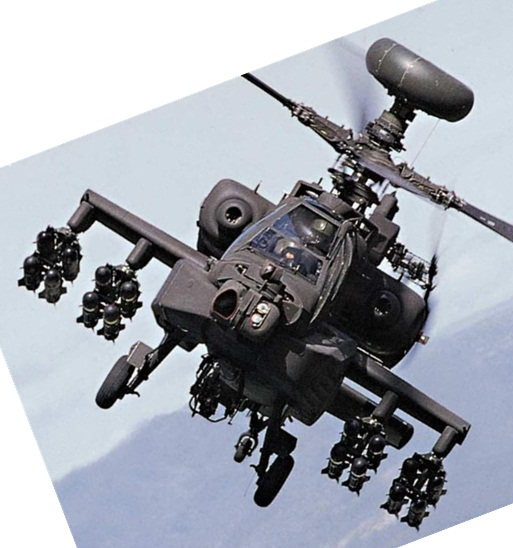
#> input picture lab2-SIFT/codes/target.jpg, 513 x 548 px
$ python lab2_SIFT.py
#> lines starting #> are read from the running program, lines starting #| are printed output that depends on the picture; pictures that were not available may be replaced by others from this repository, and a replacement may not be noted
import cv2
import os
import numpy as np
import matplotlib.pyplot as plt

BASE_DIR = os.path.dirname(os.path.abspath(__file__))
TARGET_IMG_PATH = os.path.join(BASE_DIR, "target.jpg")
DATASET_DIR = os.path.join(BASE_DIR, "dataset")
OUTPUT_DIR = os.path.join(BASE_DIR, "output")

# 加载目标图像
img_target = cv2.imread(TARGET_IMG_PATH, cv2.IMREAD_GRAYSCALE)
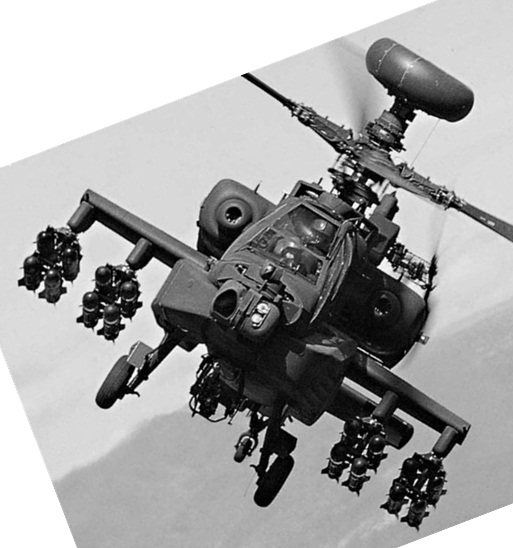
#> img_target: shape (548, 513); min 0, max 255, mean 164.3

# 初始化 SIFT
sift = cv2.SIFT_create()

# 计算目标图像的特征点和描述子
kp_target, des_target = sift.detectAndCompute(img_target, None)
#> kp_target = 1825 keypoints; strongest (x, y, size): (43, 273, 1.9), (362, 225, 3), (113, 285, 2), (101, 310, 2)

# 初始化特征匹配器
bf = cv2.BFMatcher(cv2.NORM_L2, crossCheck=False)
# crossCheck=False: 我们将使用 k-NN 匹配，所以这里设为 False。
bf = cv2.BFMatcher(cv2.NORM_L2, crossCheck=False)

# 初始化变量以记录最佳匹配结果
max_good_matches = 0  # 记录最高的“好的匹配”数量
best_match_info = {
    "image_name": None,      # 最佳匹配图像的文件路径
    "result_img": None,      # 最终绘制了匹配结果的图像
    "matches_count": 0       # 最佳匹配的“好的匹配”数量
}

# 遍历图像
for i in range(1, 6):
    scene_img_path = os.path.join(DATASET_DIR, f"{i}.jpg")

    img_scene = cv2.imread(scene_img_path, cv2.IMREAD_GRAYSCALE)

    # 计算图像的特征点和描述子
    kp_scene, des_scene = sift.detectAndCompute(img_scene, None)
#> kp_scene has the same summary as kp_target

    # 使用 k-NN 算法进行特征匹配
    matches = bf.knnMatch(des_target, des_scene, k=2)
#> matches = 1825 matches

    # 应用 Lowe's Ratio Test 筛选优质匹配点
    good_matches = []
    if matches and len(matches[0]) == 2:
        for m, n in matches:
            if m.distance < 0.75 * n.distance:
                good_matches.append(m)
#> after the loop, good_matches = 1825 matches
    print(f"Found {len(good_matches)} good matches with {i}.jpg.")
#| Found 1825 good matches with 1.jpg.

    # 检查当前是否为最佳匹配，并生成结果图
    if len(good_matches) > max_good_matches:
        max_good_matches = len(good_matches)
#> max_good_matches = 1825

        img_best = cv2.imread(scene_img_path)
#> img_best is the input picture: shape (548, 513, 3); mean B, G, R 173.1, 164.6, 160.6

        # 当有足够多的匹配点时，尝试计算变换矩阵来框出目标
        if len(good_matches) > 10:
            # 获取两张图片中所有“好的匹配点”的坐标
            src_pts = np.float32([kp_target[m.queryIdx].pt for m in good_matches]).reshape(-1, 1, 2)
#> src_pts = 1825 rows, first 8: [16.5, 283], [20.83, 282.4], [20.83, 282.4], [20.89, 274.4], [22.34, 270.1], [23.49, 287.5], [23.49, 287.5], [25.39, 272.1]
            dst_pts = np.float32([kp_scene[m.trainIdx].pt for m in good_matches]).reshape(-1, 1, 2)
#> dst_pts has the same summary as src_pts

            # 计算单应性矩阵(Homography Matrix)。它描述了物体在两个不同视角下的几何变换关系。
            M, mask = cv2.findHomography(src_pts, dst_pts, cv2.RANSAC, 5.0)
#> M = [[1, -1.71e-15, -1.41e-13], [7.27e-15, 1, -1.44e-12], [2.54e-17, -5.2e-18, 1]]; mask = 1825 values from 1 to 1

            if M is not None:
                matchesMask = mask.ravel().tolist()
#> matchesMask = 1825 values from 1 to 1

                # 获取目标图像的四个角点坐标
                h, w = img_target.shape
#> h = 548; w = 513
                pts = np.float32([[0, 0], [0, h - 1], [w - 1, h - 1], [w - 1, 0]]).reshape(-1, 1, 2)
#> pts = [[0, 0], [0, 547], [512, 547], [512, 0]]

                # 使用计算出的单应性矩阵 M，将目标图像的角点变换到场景图像中的对应位置。
                dst = cv2.perspectiveTransform(pts, M)
#> dst = [[-1.41e-13, -1.44e-12], [-1.08e-12, 547], [512, 547], [512, 2.28e-12]]

            else:
                matchesMask = None # 如果单应性矩阵计算失败
        else:
            matchesMask = None # 匹配点太少，不进行矩阵计算

        # 设置绘图参数
        draw_params = dict(matchColor = (-1, -1, -1, -1), # 设置为-1，OpenCV会为每条线随机选择颜色
                           singlePointColor = None,       # 不单独绘制特征点
                           matchesMask = matchesMask,     # 只绘制RANSAC筛选后的内点匹配
                           flags = 2)
#> draw_params = 4 items

        # 绘制匹配结果
        img_result = cv2.drawMatches(cv2.imread(TARGET_IMG_PATH), kp_target, img_best, kp_scene, good_matches, None, **draw_params)
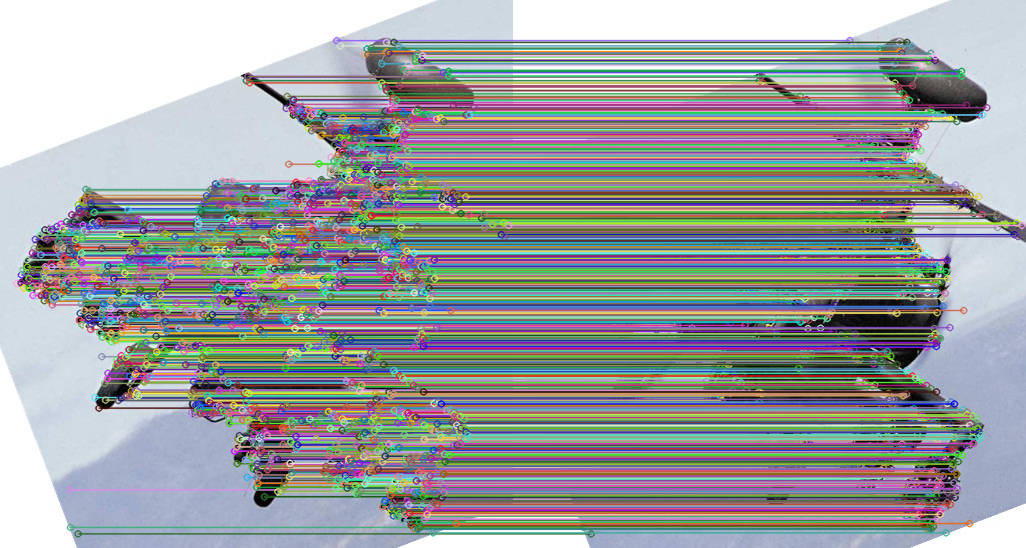
#> img_result: shape (548, 1026, 3); mean B, G, R 160.9, 159.6, 156

        # 更新最佳匹配信息
        best_match_info["image_name"] = f"{i}.jpg"
        best_match_info["result_img"] = img_result
        best_match_info["matches_count"] = len(good_matches)
#> pass 2 of the loop `for i in range(1, 6):`:
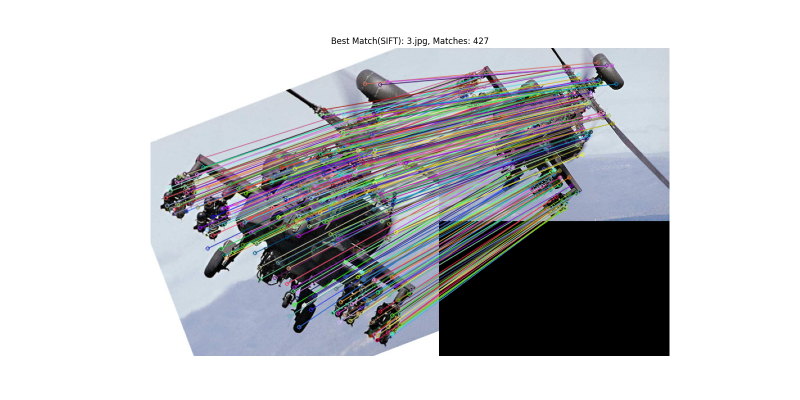
#> input picture lab2-SIFT/codes/output/best_match_SIFT.png, 1600 x 800 px, given in place of 2.jpg, which was not available (shown at 1/2 size)
#> `img_scene = cv2.imread(scene_img_path, cv2.IMREAD_GRAYSCALE)`:
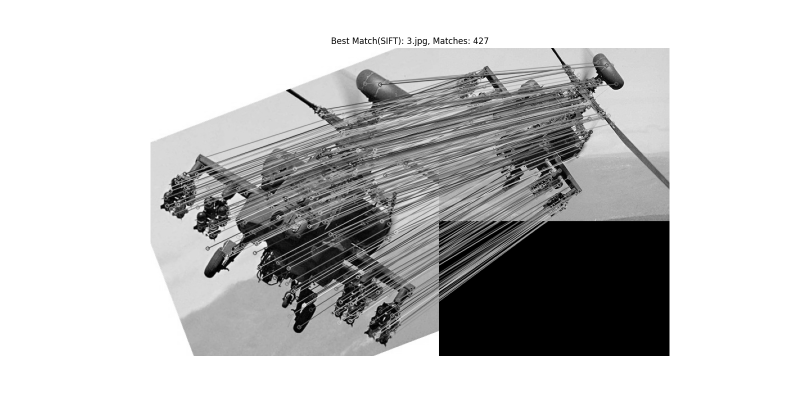
#> img_scene: shape (800, 1600) (shown at 1/2 size); min 0, max 255, mean 193.1
#> kp_scene = 4355 keypoints; strongest (x, y, size): (715, 76, 2.1), (868, 76, 2.1), (707, 76, 2), (726, 86, 1.8)
#> after the loop `for m, n in matches:`: good_matches = 231 matches
#| Found 231 good matches with 2.jpg.
#> (the run stopped early here; a loop or call above may not have finished)
